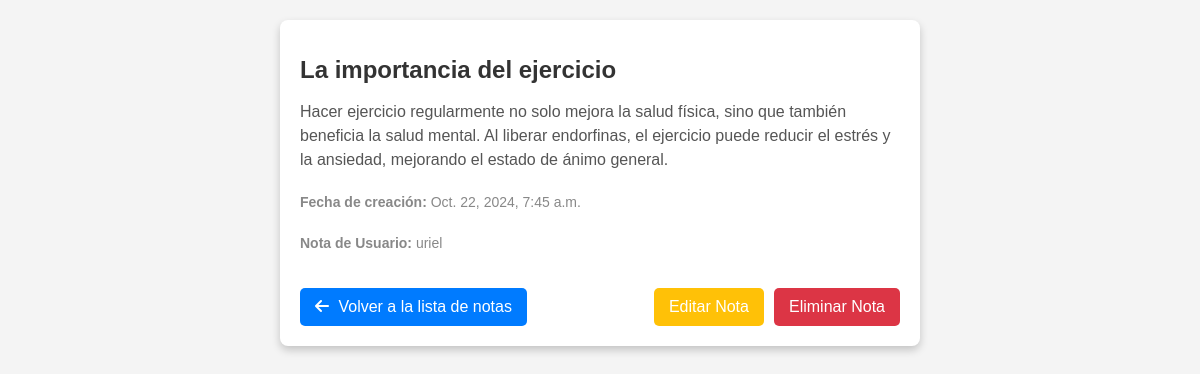
Screenshot of /notes/35/ with the database file from the repository.
### notes_UrielRonaldoMendozaNuñez/models.py (models this page shows, shortened)
class Note(models.Model):
    user = models.ForeignKey(User, on_delete=models.CASCADE, related_name='notes')
    title_note = models.CharField(max_length=50)
    content_note = models.CharField(max_length=500)
    creation_date_note = models.DateTimeField("Fecha de creación de la nota", auto_now_add=True)

### notes_UrielRonaldoMendozaNuñez/views.py (the view)
# urls.py: path('<int:note_id>/', views.detail, name='detail'),
def detail (request, note_id):
    note = get_object_or_404(Note, pk=note_id)
    return render(request, "notes_UrielRonaldoMendozaNuñez/detail_MendozaNuñez.html", {"note":note})

### notes_UrielRonaldoMendozaNuñez/templates/notes_UrielRonaldoMendozaNuñez/detail_MendozaNuñez.html (shortened to what this page needs)
    <link rel="stylesheet" href="https://cdnjs.cloudflare.com/ajax/libs/font-awesome/6.0.0-beta3/css/all.min.css">
</head>
<body>
    <div class="container">
        <h1>{{ note.title_note }}</h1>
        <p>{{ note.content_note }}</p>
        <p class="creation-date"><strong>Fecha de creación:</strong> {{ note.creation_date_note }}</p>
        <p class="user-note"><strong>Nota de Usuario:</strong> {{ note.user.username }}</p>
        <a class="back-link" href="{% url 'notes:list' %}">
            <i class="fas fa-arrow-left icon"></i> Volver a la lista de notas
        </a>
        <div class="button-container">
            <a class="edit-button" href="{% url 'notes:edit' note.id %}">Editar Nota</a>
            <a class="delete-button" href="{% url 'notes:delete' note.id %}">Eliminar Nota</a>
        </div>
    </div>
</body>
</html>

### notes_UrielRonaldoMendozaNuñez/templates/notes_UrielRonaldoMendozaNuñez/detail_MendozaNuñez.html (style rules this page uses)
body { font-family: Arial, sans-serif; background-color: #f4f4f4; margin: 0; padding: 20px; }
.container { max-width: 600px; margin: auto; background: white; border-radius: 8px; box-shadow: 0 4px 8px rgba(0, 0, 0, 0.2); padding: 20px; position: relative; }
h1 { font-size: 24px; color: #333; margin-bottom: 10px; }
p { font-size: 16px; color: #555; line-height: 1.5; }
.creation-date, .user-note { font-size: 14px; color: #888; margin-top: 20px; }
.back-link { display: inline-block; margin-top: 20px; padding: 10px 15px; background-color: #007bff; color: white; text-decoration: none; border-radius: 5px; transition: background-color 0.3s; }
.button-container { position: absolute; bottom: 20px; right: 20px; display: flex; gap: 10px; }
.edit-button, .delete-button { padding: 10px 15px; color: white; border: none; border-radius: 5px; text-decoration: none; transition: background-color 0.3s; }
.edit-button { background-color: #ffc107; }
.delete-button { background-color: #dc3545; }
.icon { margin-right: 5px; }

### rows the page displays
Note: title_note "La importancia del ejercicio", content_note "Hacer ejercicio regularmente no solo mejora la salud física, sino que también beneficia la salud mental. Al liberar endorfinas, el ejercicio puede reducir el estrés y la ansiedad, mejorando el estado de ánimo general.", creation_date_note "Oct. 22, 2024, 7:45 a.m.", user.username "uriel"
